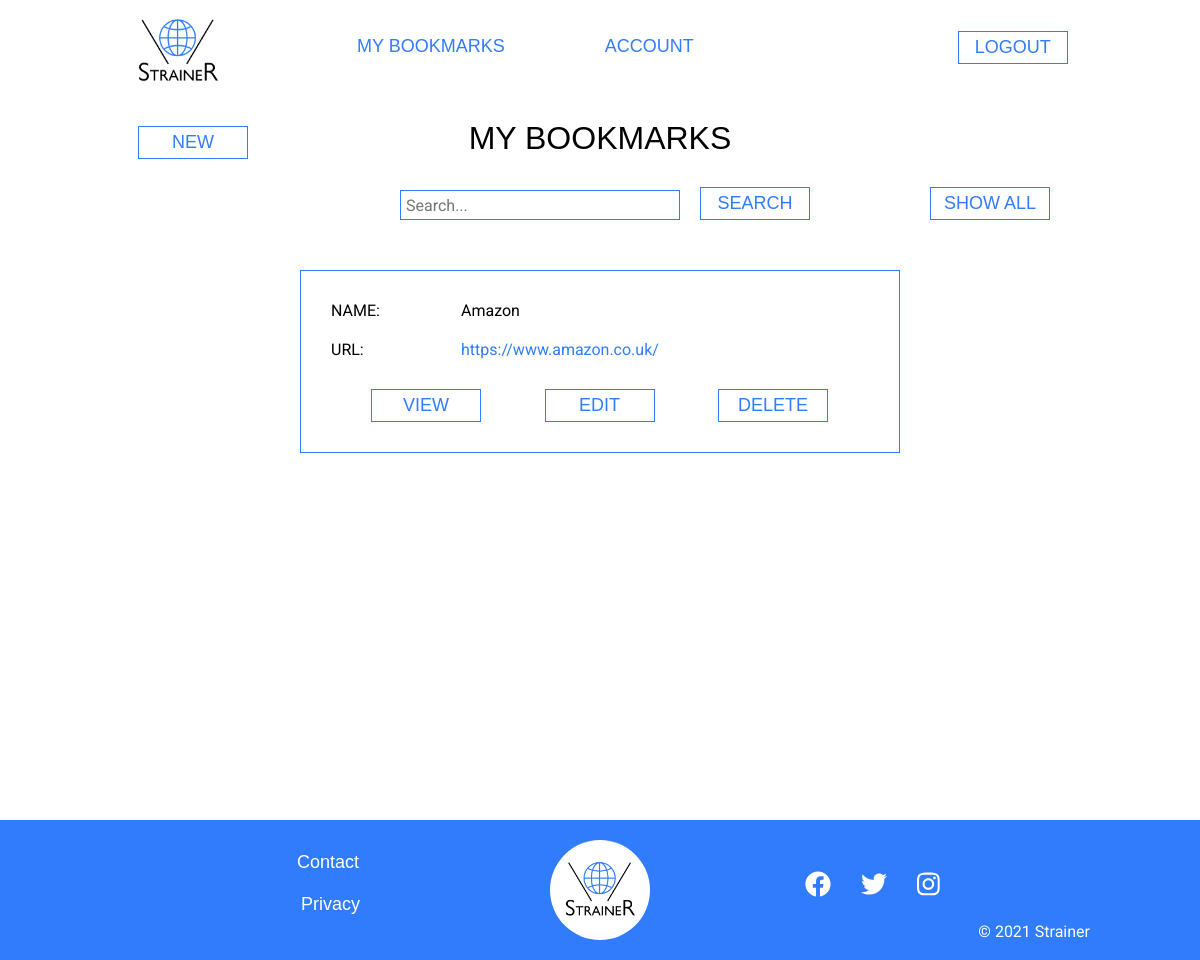
Before: /my-bookmarks (signed in) with the older database file.
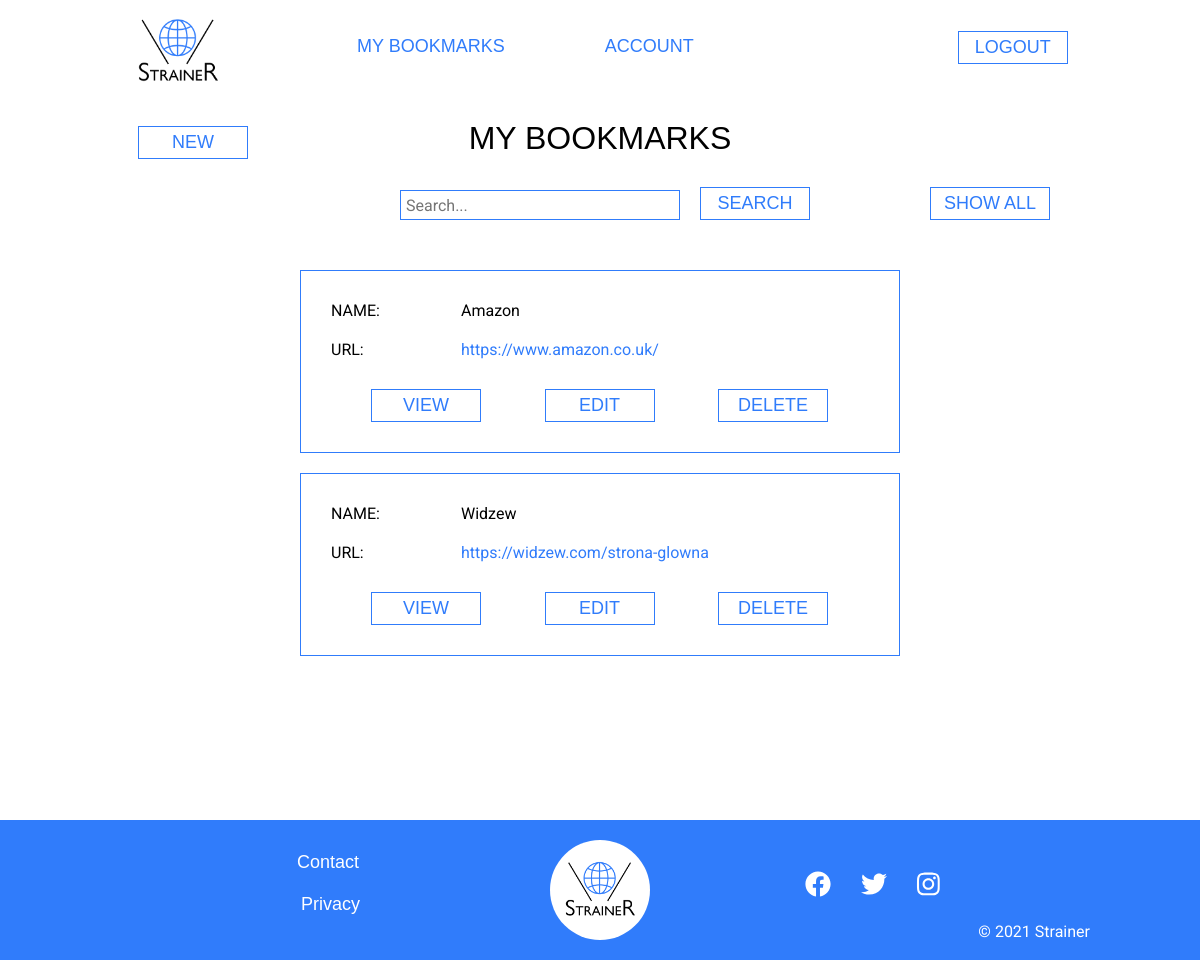
After: the same page with the newer database file.
### tables this page shows
CREATE TABLE bookmarks 
		(bookmark_id INTEGER PRIMARY KEY AUTOINCREMENT,
		name TEXT,
		category TEXT,
		url TEXT,
		notes TEXT,
		user_id INTEGER,
		FOREIGN KEY(user_id) REFERENCES users(user_id));

### views_auth.py (the view)
@views_auth.route('/my-bookmarks', methods=['GET','POST'])
@requires_login
def my_bookmarks():
	conn = sqlite3.connect(db_location)
	cursor = conn.cursor()
	query_user = "SELECT * FROM users WHERE email=?"
	cursor.execute(query_user,(session['email'],))
	user_info = cursor.fetchall()
	if user_info == []:
		pass
	else:
		session['user_id'] = user_info[0][0]
		user_id = user_info[0][0]
	user_id = session['user_id']
	if request.form.get('search_bookmark') == 'search_bookmark':
		search_term = request.form.get('search_term')
		conn = sqlite3.connect(db_location)
		cursor = conn.cursor()
		query_search = "SELECT * FROM bookmarks WHERE ((name LIKE ?) OR (category LIKE ?) OR (url LIKE ?) OR (notes LIKE ?)) AND user_id=? ORDER BY name";
		cursor.execute(query_search,(f"%{search_term}%",f"%{search_term}%",f"%{search_term}%",f"%{search_term}%",user_id))
		user_bookmarks_search = cursor.fetchall()
		conn.close()
		if user_bookmarks_search == []:
			user_bookmarks = user_bookmarks_search
			flash('Sorry, no specified bookmarks found. Please try again.', category='search_error')
		else:
			user_bookmarks = user_bookmarks_search
			flash('Result(s) for: "' + search_term + '"', category='search_success')
	elif request.form.get('show_all_bookmarks') == 'show_all_bookmarks':
		query_bookmarks = "SELECT * FROM bookmarks WHERE user_id=? ORDER BY name"
		cursor.execute(query_bookmarks,(user_id,))
		user_bookmarks = cursor.fetchall()
		conn.close()
	else:
		query_bookmarks = "SELECT * FROM bookmarks WHERE user_id=? ORDER BY name"
		cursor.execute(query_bookmarks,(user_id,))
		user_bookmarks = cursor.fetchall()
		conn.close()
	if request.form.get('view_bookmark') == 'view_bookmark':
		bookmark_id = request.form.get('hidden_bookmark_id')
		session['bookmark_id'] = bookmark_id
		return redirect(url_for('views_auth.view_bookmark'))
	if request.form.get('edit_bookmark') == 'edit_bookmark':
		bookmark_id = request.form.get('hidden_bookmark_id')
		session['bookmark_id'] = bookmark_id
		return redirect(url_for('views_auth.edit_bookmark'))
	if request.form.get('delete_bookmark') == 'delete_bookmark':
		bookmark_id = request.form.get('hidden_bookmark_id')
		session['bookmark_id'] = bookmark_id
		return redirect(url_for('views_auth.delete_bookmark'))
	return render_template("auth/my_bookmarks.html", user_bookmarks=user_bookmarks)

### __init__.py (called while the page is built)
def requires_login(f):
    @wraps(f)
    def decorated(*args,**kwargs):
        status = session.get('logged',False)
        if not status:
            return redirect(url_for('views_public.login'))
        return f(*args,**kwargs)
    return decorated

### templates/auth/my_bookmarks.html (shortened to what this page needs)
{% extends "base.html" %}
{% block content %}
	<div id="new-large-medium">
		<a href="/new-bookmark">NEW</a>
	</div>
	<h1 id="my-bookmarks-heading">MY BOOKMARKS</h1>
	<div id="search-main-container">
		<div id="search-container">
			<form method="POST" autocomplete="off">
		        <input title="Search form - main navigation menu" type="text" name="search_term" placeholder="Search..." />
		        <button id="search-large-medium" type="submit">SEARCH</button>
		    </form>
		</div>
		<div id="show-all-container">
			<form method="POST">
		        <button type="submit">SHOW ALL</button>
		    </form>
		</div>
	</div>
	<div id="my-bookmarks-main-container">
	{% for user_bookmark in user_bookmarks %}
		<div>
			<div>
				<p>NAME:</p>
				<p>{{ user_bookmark[1] }}</p>
				<p>URL:</p>
				<p><a href="{{ user_bookmark[3] }}" target="_blank">{{ user_bookmark[3] }}</a></p>
			</div>
			<div id="view-edit-delete-large-medium">
				<form method="POST">
					<button type="submit">VIEW</button>
				</form>
				<form method="POST">
					<button type="submit">EDIT</button>
				</form>
				<form method="POST">
					<button type="submit">DELETE</button>
				</form>
			</div>
		</div>
	{% endfor %}
	</div>
{% endblock %}

### templates/base.html (shortened to what this page needs)
<!DOCTYPE html>
<html>
	<head>
		<link rel="stylesheet" href="{{ url_for('static', filename='css/main.css') }}" />
        <link rel="stylesheet" href="https://use.typekit.net/bcn0yca.css">
	</head>
	<body>
		<nav id="nav-large-medium">
			<div>
				{% if (session['logged'] != True) %}
					<a href="/" title="Home page"><img src="static/images/logo.png" /></a>
					<a class="link-unlogged" href="/about" title="About page">ABOUT</a>
					<a class="button-unlogged" href="/login" title="Login page">LOGIN</a>
					<a class="button-unlogged" href="/register" title="Register page">REGISTER</a>
				{% else %}
					<a href="/" title="Home page"><img id="logo-top" src="static/images/logo.png" /></a>
					<a class="link-logged" href="/my-bookmarks" title="My Bookmarks page">MY BOOKMARKS</a>
					<a class="link-logged" href="/account" title="Account page">ACCOUNT</a>
					<a class="button-logged" href="/logout" title="Logout">LOGOUT</a>
				{% endif %}
			</div>
		</nav>
		<div id="main-content">
			<div>
				{% block content %}Base{% endblock %}
			</div>
		</div>
		<footer>
			<div>
				<div>
					<a class="footer-links" href="/contact" title="Contact page">Contact</a>
					<a class="footer-links" href="/privacy" title="Privacy page">Privacy</a>
				</div>
				<div>
					<a href="/" title="Home page"><img src="static/images/logo.png" /></a>
				</div>
				<div>
					<a id="fb-ico" class="footer-social" href="https://www.facebook.com/profile.php?id=100076352072566" target="_blank"><i class="fab fa-facebook"></i></a>
					<a id="tw-ico" class="footer-social" href="https://twitter.com/StrainerMain" target="_blank"><i class="fab fa-twitter"></i></a>
					<a id="ig-ico" class="footer-social" href="https://www.instagram.com/strainer_11/" target="_blank"><i class="fab fa-instagram"></i></a>
					<p>&copy; 2021 Strainer</p>
				</div>
			</div>
		</footer>
	</body>
</html>

Changed rows visible on the page:
added bookmarks: name "Widzew", url "https://widzew.com/strona-glowna"
